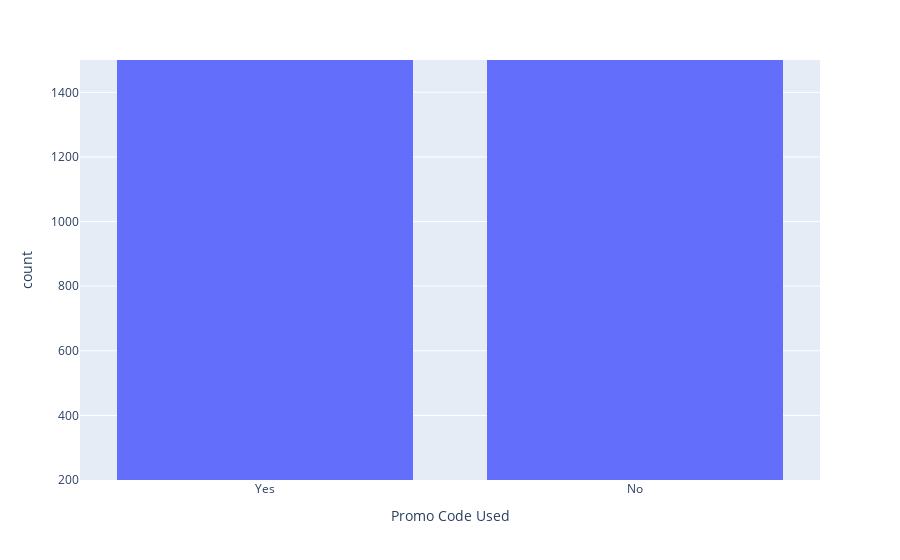

The notebook cell saved with this chart:
### Code cell
fig = px.histogram(shop , x = 'Promo Code Used' , range_y= [200 , 1500] )

fig.show()

### Figure 1 — Plotly figure (JSON) as saved in the notebook; plotly's stock layout.template omitted (floating-point values rounded to 4 significant figures; data arrays with more than 128 entries replaced by an {"elided": "..."} marker saying what was removed)
{"data": [{"alignmentgroup": "True", "bingroup": "x", "hovertemplate": "Promo Code Used=%{x}<br>count=%{y}<extra></extra>", "legendgroup": "", "marker": {"color": "#636efa", "pattern": {"shape": ""}}, "name": "", "offsetgroup": "", "orientation": "v", "showlegend": false, "type": "histogram", "x": {"elided": "3900 str values"}, "xaxis": "x", "yaxis": "y"}], "layout": {"barmode": "relative", "legend": {"tracegroupgap": 0}, "margin": {"t": 60}, "xaxis": {"anchor": "y", "domain": [0, 1], "title": {"text": "Promo Code Used"}}, "yaxis": {"anchor": "x", "domain": [0, 1], "range": [200, 1500], "title": {"text": "count"}}}}
